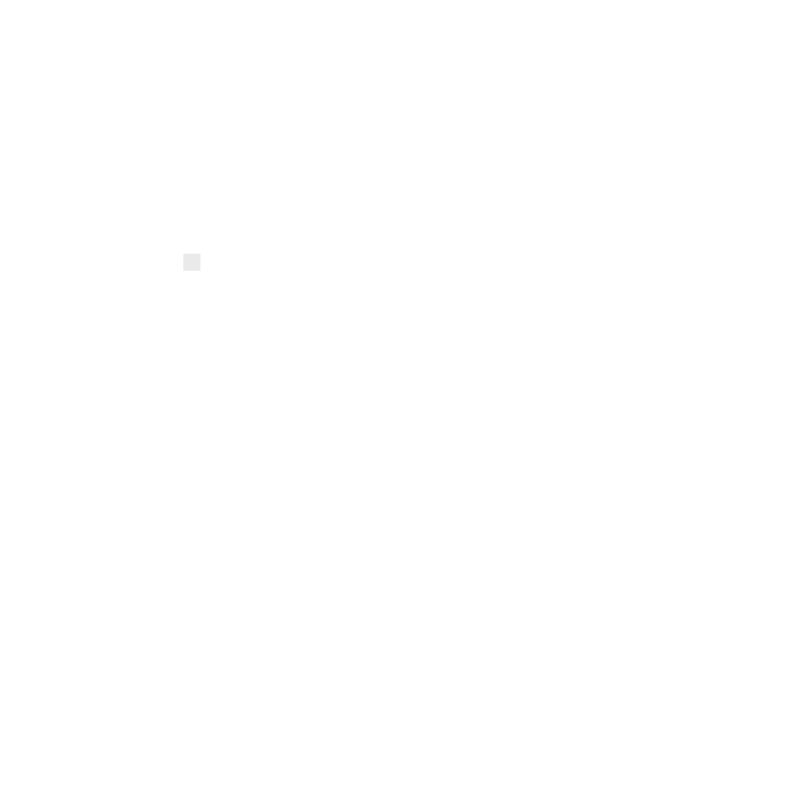
Frame 1 (no input)
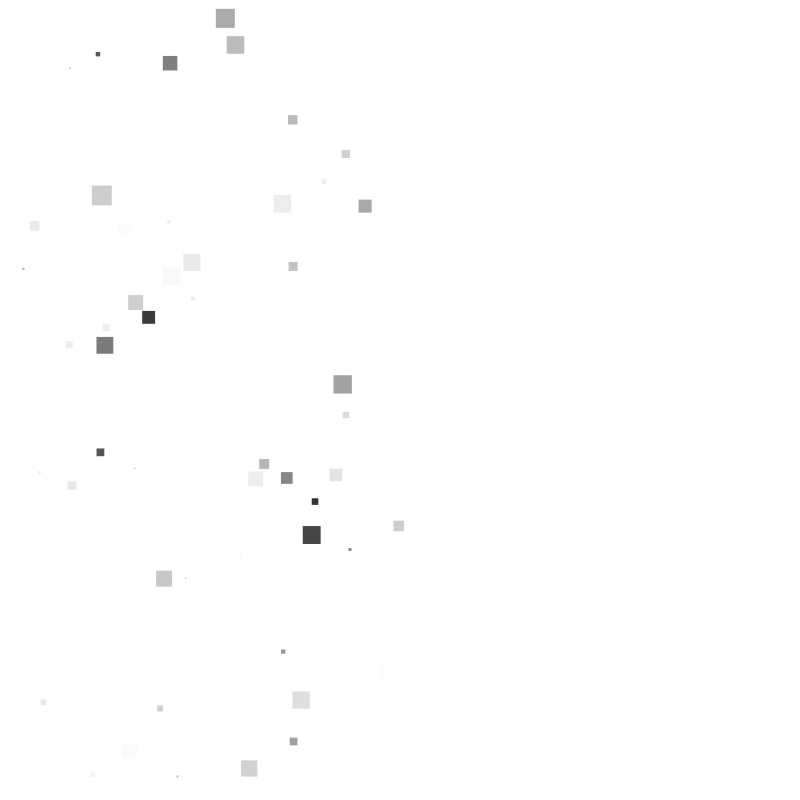
Frame 60 (the mouse pressed at the canvas centre just before this capture)
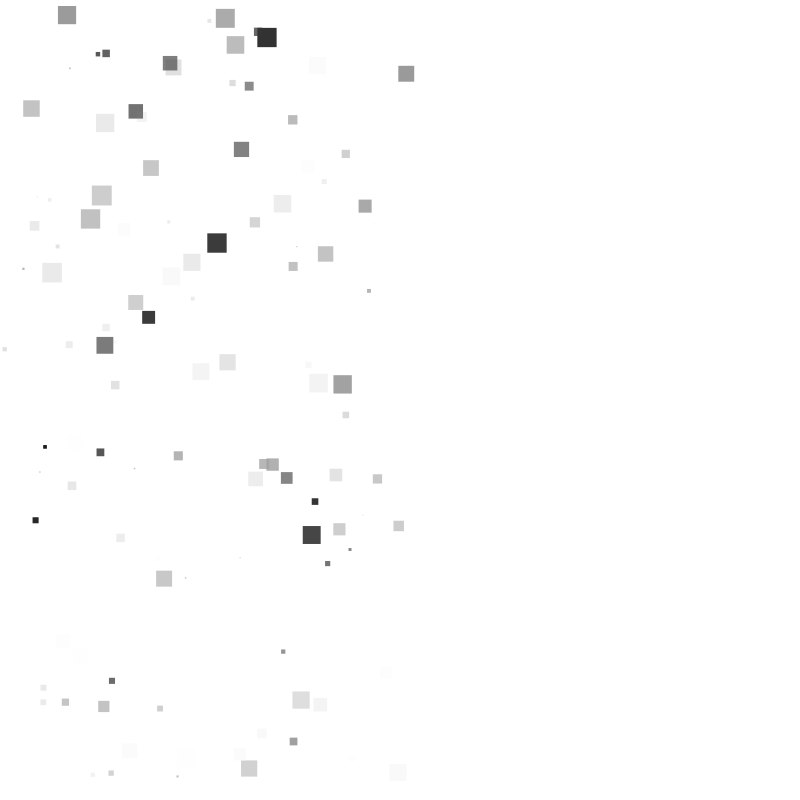
Frame 120 (the mouse held since frame 60 and released just before this capture)

The Processing sketch that drew these frames (run headless with seeded random() and noise(); from frame 60 on, the mouse is pressed at the canvas centre):

// Processing sketch: ellipsesAndRectanglesOhMy
// ── ellipsesAndRectanglesOhMy.pde
//rectangles when mouse is on the left -- gray
//ellipses when mouse is on the right -- colorful

float r;
float g;
float b;
float a;

float diam;
float x;
float y;

void setup() {
  size(800, 800);
  background(255);
  smooth();
}

void draw() {
  pickRandomValues();
  if (mouseX > width/2) {
    drawEllipse();
  }
  else {
    drawRectangle();
  }
}

void pickRandomValues() {
  // Each time through draw(), new random numbers are picked for a new ellipse.
  r = random(255);
  g = random(255);
  b = random(255);
  a = random(255);
  diam = random(20);
  y = random(height);
}

void drawRectangle() {
  // Use values to draw an ellipse
  noStroke();
  fill(r, r, r, a);
  
  x = random(0, width/2);
  rect(x, y, diam, diam);
}

void drawEllipse() {
  // Use values to draw an ellipse
  noStroke();
  fill(r, g, b, a);
  
  x = random(width/2, width);
  ellipse(x, y, diam, diam);
}
